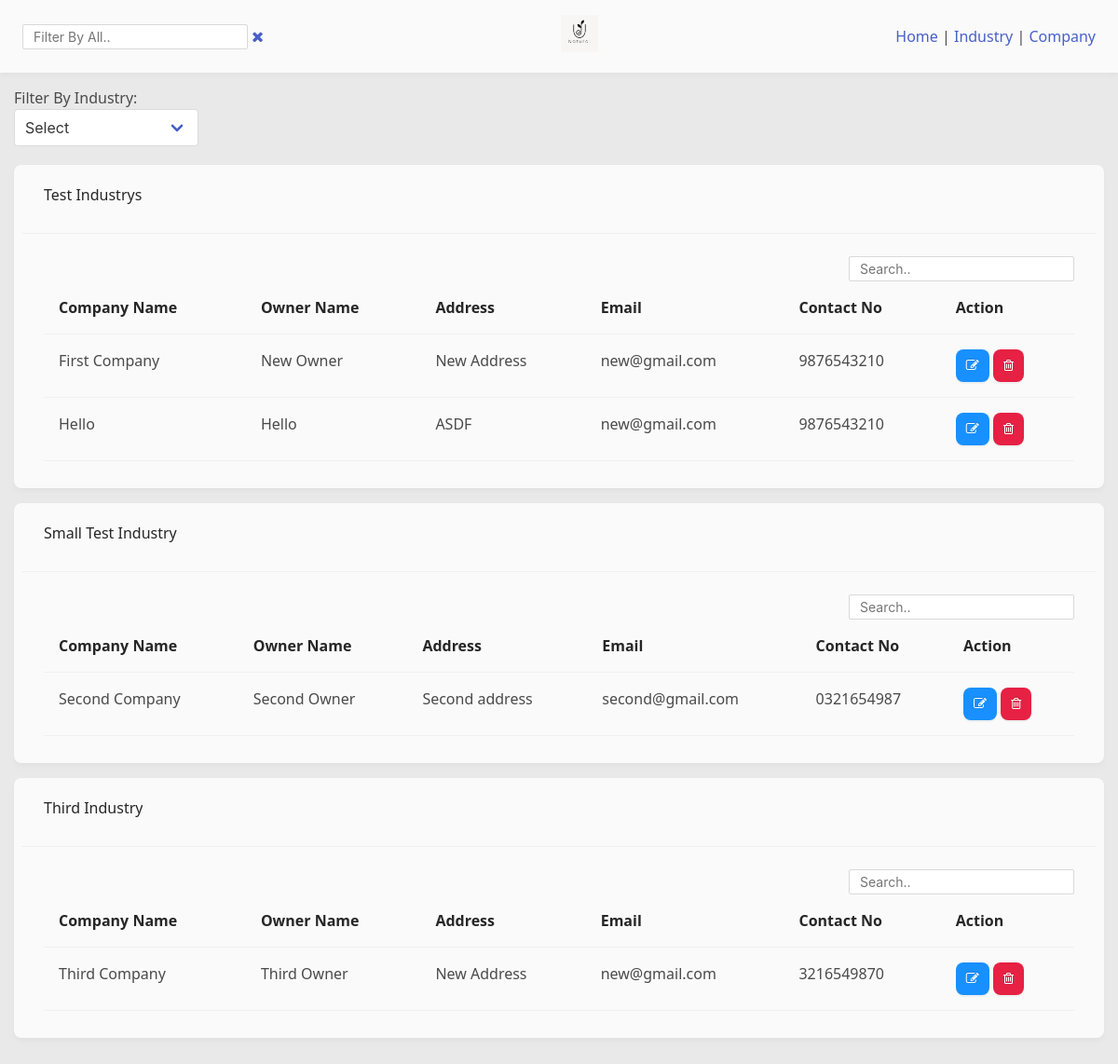
The page / on the database its author committed.
### industryapp/models.py (models this page shows, shortened)
class IndustryType(models.Model):
    industry_name = models.CharField(max_length=200)
    date_added = models.DateTimeField(auto_now_add=True)
    def __str__(self):
        return self.industry_name

class CompanyDetails(models.Model):
    industrytype = models.ForeignKey(IndustryType, on_delete=models.SET_NULL, null=True, blank=True)
    company_name = models.CharField(max_length=200)
    owner_name = models.CharField(max_length=100)
    address = models.CharField(max_length=200)
    email_address = models.EmailField(max_length=300)
    contact_regex = RegexValidator(regex=r'^\d{10}')
    contact_no = models.CharField(validators=[contact_regex], max_length=10, blank=True)
    date_added = models.DateTimeField(auto_now_add=True)

### industryapp/views.py (the view)
# urls.py: path('', views.index, name='index'),
def index(request):
    queryString = request.GET.get('q') if request.GET.get('q') != None else ''
    industryQueryString = request.GET.get('filterByIndustry') if request.GET.get('filterByIndustry') != None else ''
    print(industryQueryString == '')
    industryList = IndustryType.objects.all()
    industryWithCompany = {industry.industry_name: []
                           for industry in industryList}
    if industryQueryString == '' or industryQueryString == '0':
        companyListFilter = CompanyDetails.objects.filter(
            Q(company_name__icontains=queryString) |
            Q(owner_name__icontains=queryString) |
            Q(address__icontains=queryString) |
            Q(email_address__icontains=queryString) |
            Q(contact_no__icontains=queryString) |
            Q(industrytype__industry_name__icontains=queryString)
        )
    else:
        companyListFilter = CompanyDetails.objects.filter(
            Q(industrytype__industry_name__iexact=industryQueryString)
        )
    for company in companyListFilter:
        industryTypeStr = str(company.industrytype)
        singleCompanyDetail = {
            'cid': company.id,
            'company_name': company.company_name,
            'owner_name': company.owner_name,
            'address': company.address,
            'email_address': company.email_address,
            'contact_no': company.contact_no,
        }
        industryWithCompany[industryTypeStr].append(singleCompanyDetail)
    context = {'industryList': industryList,
        'industryWithCompany': industryWithCompany, 'queryString': queryString, 'industryQueryString': industryQueryString}
    return render(request, 'industryapp/index.html', context)

### industryapp/templates/industryapp/index.html
{% extends 'main.html' %}
{% block content %}
{% include 'industryapp/filterindustry.html' %}
{% for company, companyDet in industryWithCompany.items %}
{% if companyDet %}
<div class="contentContainer">
    <div class="contentContainerHead">
        <h3 class="contentContainerTitle">
            {{company}}
        </h3>
    </div>
    <div class="contentContainerBody">
        <input class="individualSearch floatRight" data-target="{{company.split|join:""}}" placeholder="Search.." />
        <table class="indexTbl {{company.split|join:""}}">
        <thead>
            <th>Company Name</th>
            <th>Owner Name</th>
            <th>Address</th>
            <th>Email</th>
            <th>Contact No</th>
            <th>Action</th>
        </thead>
        {% for com in companyDet %}
        <tr>
            <td>{{com.company_name}}</td>
            <td>{{com.owner_name}}</td>
            <td>{{com.address}}</td>
            <td>{{com.email_address}}</td>
            <td>{{com.contact_no}}</td>
            <td>
            <a class="button primary-button" href="{% url 'editCompanyDetails' com.cid %}">
                <i class="fa fa-pencil-square-o"></i>
            </a>
            <a class="button danger-button" href="{% url 'deleteCompanyDetails' com.cid %}">
                <i class="fa fa-trash-o"></i>
            </a>
            </td>
        </tr>
        {% endfor %}
        </table>
    </div>
</div>
{% endif %} {% endfor %} {% endblock content %}

### templates/main.html (shortened to what this page needs)
<!DOCTYPE html>
{% load static %}
<html lang="en">
  <head>
    <link
      rel="stylesheet"
      href="https://cdnjs.cloudflare.com/ajax/libs/font-awesome/4.7.0/css/font-awesome.min.css"
    />
    <link rel="stylesheet" href="https://cdn.jsdelivr.net/npm/bulma@0.9.4/css/bulma.min.css">
    <link rel="stylesheet" href="{% static 'css/styles.css' %}" />
  </head>
  <body>
    {% include 'navbar.html' %}
    <div class="mainContainer">
        {% block content %}{% endblock content %}
  </body>
</html>

### templates/navbar.html
{% load static %}
<header class="navbar-container">
  <div>
    <form class="header__search" method="get" action="{% url 'index' %}">
      <input name="q" placeholder="Filter By All.." value="{{queryString}}" />
      <a href="{% url 'index' %}"><i class="fa fa-close"></i></a>
    </form>
  </div>
  <div>
    <img
      src="{% static 'images/logo.jpg' %}"
      alt=""
      srcset=""
      style="width: 40px"
    />
  </div>
  <div>
    <a href="{% url 'index' %}">Home</a> |
    <a href="{% url 'storeIndustryType' %}">Industry</a> |
    <a href="{% url 'storeCompanyDetails' %}">Company</a>
  </div>
</header>

### industryapp/templates/industryapp/filterindustry.html (shortened to what this page needs)
<form id="smallQueryFilter" action="{% url 'index' %}" method="get">
    <div>
        <label for="">Filter By Industry: </label>
    </div>
    <div class="select small-select">
        <select name="filterByIndustry" id="filterByIndustry">
            <option value="">Select</option>
        </select>
    </div>
</form>

### static/css/styles.css (style rules this page uses)
* { margin: 0; padding: 0; box-sizing: border-box; }
:root { --primary: #f57f20; --secondary: #3ea9dbf2; --primaryBackground: #fafafa; --secondaryBackground: #e9e9e9; --cardColor: #fefefe; --primaryTxt: #0b152c; --primaryBoxColor: #40a9ff; }
html { background-color: #e9e9e9; }
body { font-family: "Noto Sans", sans-serif; font-style: normal; }
.indexTbl { width: 100%; text-align: left; border-radius: 2px 2px 0 0; border-collapse: separate; border-spacing: 0; }
.indexTbl th { position: relative; color: rgba(0, 0, 0, 0.85); font-weight: bold; text-align: left; background: #fafafa; border-bottom: 1px solid #f0f0f0; }
.indexTbl th, .indexTbl td { position: relative; padding: 16px 16px; overflow-wrap: break-word; }
.indexTbl td { border-bottom: 1px solid #f0f0f0; transition: background 0.3s; }
.navbar-container { width: 100%; height: auto; background-color: var(--primaryBackground); padding: 16px 24px; box-shadow: rgb(188 178 178 / 10%) 0rem 0.25rem 0.375rem -0.0625rem, rgb(185 172 172 / 6%) 0rem 0.125rem 0.25rem -0.0625rem; display: flex; justify-content: space-between; align-items: center; }
input { position: relative; display: inline-block; padding: 4px 11px; color: rgba(0, 0, 0, 0.85); font-size: 14px; background-color: #fff; border: 1px solid #d9d9d9; border-radius: 2px; transition: all 0.3s; }
h1, h2, h3, h4, h5, h6 { margin-top: 0; margin-bottom: 0.5em; color: rgba(0, 0, 0, 0.85); font-weight: 500; }
.mainContainer { padding: 15px; }
.contentContainer { border-radius: 8px; overflow: hidden; background-color: var(--primaryBackground); margin-bottom: 16px; padding: 5px 8px; box-shadow: rgb(188 178 178 / 10%) 0rem 0.25rem 0.375rem -0.0625rem, rgb(185 172 172 / 6%) 0rem 0.125rem 0.25rem -0.0625rem; }
.contentContainerHead { min-height: 45px; padding: 0 24px; color: rgba(0, 0, 0, 0.85); background: transparent; border-bottom: 1px solid #f0f0f0; border-radius: 2px 2px 0 0; }
.contentContainerTitle { display: inline-block; flex: 1 1; padding: 15px 0; overflow: hidden; white-space: nowrap; text-overflow: ellipsis; }
.contentContainerBody { padding: 24px; }
.floatRight { float: right !important; }
.button { border-radius: 8px; border-width: 0; cursor: pointer; display: inline-block; font-size: 14px; font-weight: 500; line-height: 15px; list-style: none; margin: 0; padding: 8px 10px; text-align: center; text-decoration: none; text-shadow: 0 -1px 0 rgba(0, 0, 0, 0.12); box-shadow: 0 2px 0 rgba(0, 0, 0, 0.045); border: 1px solid transparent; }
.primary-button { background-color: #1890ff !important; color: #fff; }
.danger-button { background-color: #e62143 !important; color: #fff; }
.select { width: calc(100% - 200px); }
.select select { width: calc(100%); }
.small-select { width: unset; margin-bottom: 20px; }

### rows shown on the page
IndustryType: industryWithCompany "Test Industrys"
CompanyDetails: company_name "First Company", owner_name "New Owner", address "New Address", email_address "new@gmail.com", contact_no "9876543210"
CompanyDetails: company_name "Hello", owner_name "Hello", address "ASDF", email_address "new@gmail.com", contact_no "9876543210"
IndustryType: industryWithCompany "Small Test Industry"
CompanyDetails: company_name "Second Company", owner_name "Second Owner", address "Second address", email_address "second@gmail.com", contact_no "0321654987"
IndustryType: industryWithCompany "Third Industry"
CompanyDetails: company_name "Third Company", owner_name "Third Owner", address "New Address", email_address "new@gmail.com", contact_no "3216549870"
